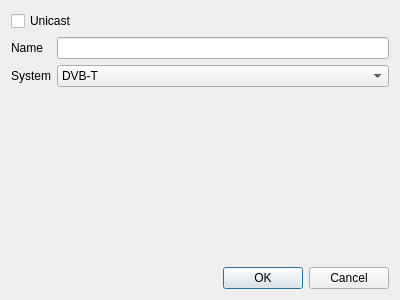
<?xml version="1.0" encoding="UTF-8"?>
<ui version="4.0">
 <class>AddSessionDialog</class>
 <widget class="QDialog" name="AddSessionDialog">
  <property name="geometry">
   <rect>
    <x>0</x>
    <y>0</y>
    <width>400</width>
    <height>300</height>
   </rect>
  </property>
  <property name="windowTitle">
   <string>Dialog</string>
  </property>
  <layout class="QVBoxLayout" name="verticalLayout">
   <item>
    <widget class="QCheckBox" name="unicast">
     <property name="text">
      <string>Unicast</string>
     </property>
    </widget>
   </item>
   <item>
    <layout class="QFormLayout" name="formLayout">
     <item row="0" column="0">
      <widget class="QLabel" name="labelName">
       <property name="text">
        <string>Name</string>
       </property>
      </widget>
     </item>
     <item row="0" column="1">
      <widget class="QLineEdit" name="name"/>
     </item>
     <item row="1" column="1">
      <widget class="QComboBox" name="msys">
       <item>
        <property name="text">
         <string>DVB-T</string>
        </property>
       </item>
       <item>
        <property name="text">
         <string>DVB-S</string>
        </property>
       </item>
      </widget>
     </item>
     <item row="1" column="0">
      <widget class="QLabel" name="label">
       <property name="text">
        <string>System</string>
       </property>
      </widget>
     </item>
    </layout>
   </item>
   <item>
    <widget class="QStackedWidget" name="stackedWidget">
     <property name="currentIndex">
      <number>1</number>
     </property>
     <widget class="DvbTConfig" name="dvbt"/>
     <widget class="DvbSConfig" name="dvbs"/>
    </widget>
   </item>
   <item>
    <widget class="QLabel" name="dataRate">
     <property name="text">
      <string/>
     </property>
    </widget>
   </item>
   <item>
    <widget class="QDialogButtonBox" name="buttonBox">
     <property name="orientation">
      <enum>Qt::Horizontal</enum>
     </property>
     <property name="standardButtons">
      <set>QDialogButtonBox::Cancel|QDialogButtonBox::Ok</set>
     </property>
    </widget>
   </item>
  </layout>
 </widget>
 <customwidgets>
  <customwidget>
   <class>DvbTConfig</class>
   <extends>QWidget</extends>
   <header>dvbtconfig.h</header>
   <container>1</container>
  </customwidget>
  <customwidget>
   <class>DvbSConfig</class>
   <extends>QWidget</extends>
   <header>dvbsconfig.h</header>
   <container>1</container>
  </customwidget>
 </customwidgets>
 <resources/>
 <connections>
  <connection>
   <sender>buttonBox</sender>
   <signal>accepted()</signal>
   <receiver>AddSessionDialog</receiver>
   <slot>accept()</slot>
   <hints>
    <hint type="sourcelabel">
     <x>227</x>
     <y>282</y>
    </hint>
    <hint type="destinationlabel">
     <x>157</x>
     <y>274</y>
    </hint>
   </hints>
  </connection>
  <connection>
   <sender>buttonBox</sender>
   <signal>rejected()</signal>
   <receiver>AddSessionDialog</receiver>
   <slot>reject()</slot>
   <hints>
    <hint type="sourcelabel">
     <x>295</x>
     <y>288</y>
    </hint>
    <hint type="destinationlabel">
     <x>286</x>
     <y>274</y>
    </hint>
   </hints>
  </connection>
 </connections>
</ui>
